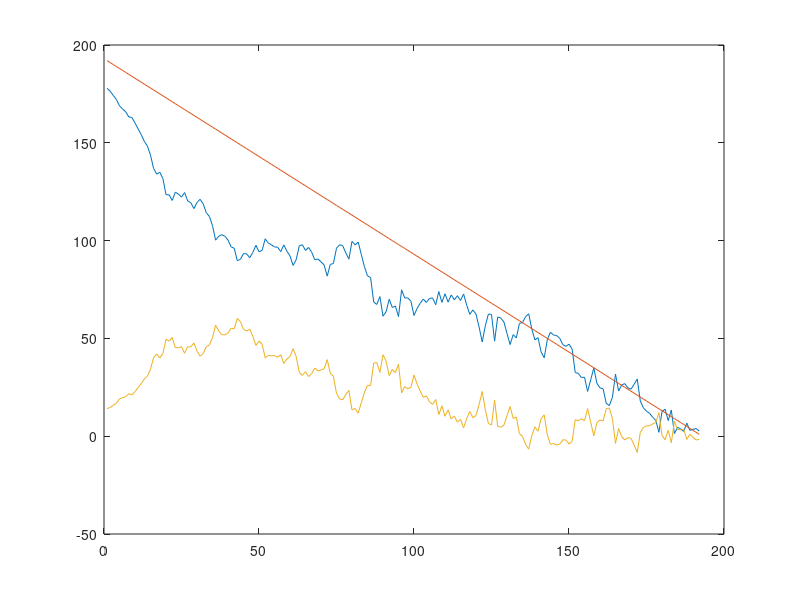
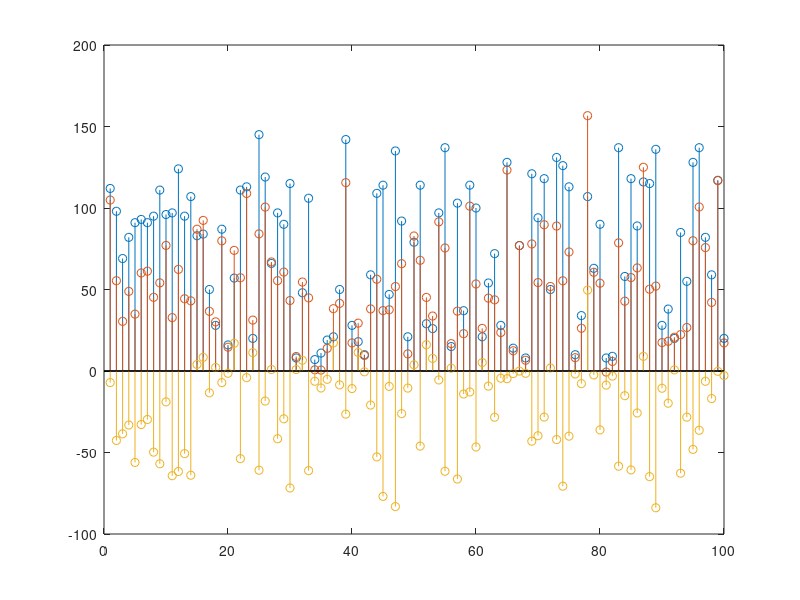

MATLAB code to generate these figures, in order:
%% Extended Kalman Filter implementation: estimation on training run!

load('RUL_data.mat')

% Data to use (EKF and evaluation)
sensor_obs = sensordata_train(sensordata_train(:,1)==1,9);
RUL_true = sensordata_train_RUL(sensordata_train(:,1)==1,1)';

% Matrix to hold intermediate state estimation on t and RUL estimates of
% the run
mean_KF = [];
st_matrix = [];

% Model variables and coefficients
% Assumed observation noise
varn = 5;
% Assumed process noise
varw = 5;
% Part of Process Noise Covariance matrix
Q = [2 0.5 0.5; 0.1 1 0.1; 0.1 0.1 0.5];

% Coefficients
a = 35.2447;
b = -0.0155;
c = 1.3937e3;
d = 1.7718e-5;
p1 = -1;
p2 = 3.23e-13;
p3 = 1;
p4 = 1.135e-16;
p5 = 2.978e-17;
p6 = 2.579e-10;

% Number of cycles
k = size(sensor_obs,1);

for t=1:k

   if(t==1)

       % First prediction
       st = [(1.6369e5 + (-226.5514) * sensor_obs(1,1) + 0.0784 * ...
           sensor_obs(1,1)^2); (1.6369e5 + (-226.5514) * sensor_obs(1,1) + 0.0784 * ...
           sensor_obs(1,1)^2)+1; 0 ];
       st_matrix(:,t) = st;

       % Initial covariance 
       Pt = diag([10 10 5]);

   else

       % KF updates: in first cycle, it makes the updates after initial
       % prediction.

       % jacobian of h in t
       H = [(b*a*exp(b*st(1,1))), 0, 0];
       % jacobian of f in t
       F = [0, (p3 + (p5 * sensor_obs(t,1)) + (2 * p6 * st(1,1))) , ...
           (p2  + (2 * p4 * (sensor_obs(t,1))) + (p5 * st(1,1))) ; ...
           0, 1, 0; ...
           1 , -1 , 0];          

       % innovation covariance
       meas_cov = H * Pt * H' + varn;
       % Kalman gain
       K = Pt * H' * inv(meas_cov);

       % measurement residual
       meas_res = sensor_obs(t,1) - ((a*exp(b*st(1,1))) + (c*exp(d)));
       % Updated state estimate
       st = st + K * meas_res;
       % Updated covariance estimate
       Pt = (eye(3) - K * H) * Pt;


       % KF predictions
       % Entry 1: st_t, entry 2: st_t-1, and entry 3: st_t - st_t-1
       st = [p1 - (p2*sensor_obs(t,1)) + (p3*st(1,1)) + ...
            (p4*(sensor_obs(t,1)^2)) + (p5*sensor_obs(t,1) * ...
            st(1,1)) + (p6*(st(1,1).^2)) ;  st(1,1)]; 
       % st has been changed here already! 
       st = [st ; st(1,1) - st(2,1)];
       st_matrix(:,t) = st;

       Pt = F * Pt * F'; 
       Pt = Pt + Q * varw;

   end

   mean_KF(:,t) = st;

end

estimation_residual = RUL_true - mean_KF(1,:);

figure; plot(mean_KF(1,:)); hold on;
plot(RUL_true); hold on;
plot(estimation_residual);

RMSE_training = (1/size(RUL_true,2)) * sum(estimation_residual.^2);
% RMSE = 802.5471


%% Evaluation of EKF by means of the test data

n = size(sensordata_test,1);

RUL_estimated = [];
st_matrix = [];

for i = 1:sensordata_test(n,1)
    
    % Data to use (EKF and evaluation)
    sensor_obs = sensordata_test(sensordata_test(:,1)==i,9);
    
    % Matrix to hold intermediate RUL estimates of cycle
    mean_KF = [];
    
    % Model variables and coefficients
    
    % Assumed observation noise
    varn = 5;
    % Assumed process noise
    varw = 5;
    % Part of Process Noise Covariance matrix
    Q = [2 0.5 0.5; 0.1 1 0.1; 0.1 0.1 0.5];
    
    % Coefficients
    a = 35.2447;
    b = -0.0155;
    c = 1.3937e3;
    d = 1.7718e-5;
    
    p1 = -1;
    p2 = 3.23e-13;
    p3 = 1;
    p4 = 1.135e-16;
    p5 = 2.978e-17;
    p6 = 2.579e-10;

    % Number of measurements
    k = size(sensor_obs,1);

    for t=1:k

       if(t==1)
           
           % First prediction
           st = [(1.6369e5 + (-226.5514) * sensor_obs(1,1) + 0.0784 * ...
               sensor_obs(1,1)^2); (1.6369e5 + (-226.5514) * sensor_obs(1,1) + 0.0784 * ...
               sensor_obs(1,1)^2)+1; 0 ];
           st_matrix(:,t) = st;
           
           % Initial covariance 
           Pt = diag([10 10 5]);
           
       else

           % KF updates: in first cycle, it makes the updates after initial
           % prediction.
           
           % jacobian of h in t
           H = [(b*a*exp(b*st(1,1))), 0, 0];
           % jacobian of f in t
           F = [0, (p3 + (p5 * sensor_obs(t,1)) + (2 * p6 * st(1,1))) , ...
               (p2  + (2 * p4 * (sensor_obs(t,1))) + (p5 * st(1,1))) ; ...
               0, 1, 0; ...
               1 , -1 , 0];          
                      
           % innovation covariance
           meas_cov = H * Pt * H' + varn;
           % Kalman gain
           K = Pt * H' * inv(meas_cov);
           
           % measurement residual
           meas_res = sensor_obs(t,1) - ((a*exp(b*st(1,1))) + (c*exp(d)));
           % Updated state estimate
           st = st + K * meas_res;
           % Updated covariance estimate
           Pt = (eye(3) - K * H) * Pt;
     
           
           % KF predictions
           % Entry 1: st_t, entry 2: st_t-1, and entry 3: st_t - st_t-1
           st = [p1 - (p2*sensor_obs(t,1)) + (p3*st(1,1)) + ...
                (p4*(sensor_obs(t,1)^2)) + (p5*sensor_obs(t,1) * ...
                st(1,1)) + (p6*(st(1,1).^2)) ;  st(1,1)]; 
           % st has been changed here already! 
           st = [st ; st(1,1) - st(2,1)];
           st_matrix(:,t) = st;

           Pt = F * Pt * F'; 
           Pt = Pt + Q * varw;

       end

       mean_KF(:,t) = st;

    end
    
    RUL_estimated(i,1) = mean_KF(1,k);

end

estimation_residual =  RUL_estimated - sensordata_test_RUL;

figure; stem(sensordata_test_RUL); hold on;
stem(RUL_estimated); hold on;
stem(estimation_residual);

% Full evaluation by means of metrics 

score = 0;

for j = 1:size(estimation_residual,1)

    res = estimation_residual(j,1);
    
    if res < 0
    
        score = score + exp(-res/13) - 1;
        
    else
    
    	score = score + exp(res/10) - 1;
        
    end
    
end
% Score = 4.3788e+03

% Equal weights to early and late detections RMSE:
RMSE = (1/size(sensordata_test_RUL,1)) * sum(estimation_residual.^2);
% RMSE = 1.2708e+03
